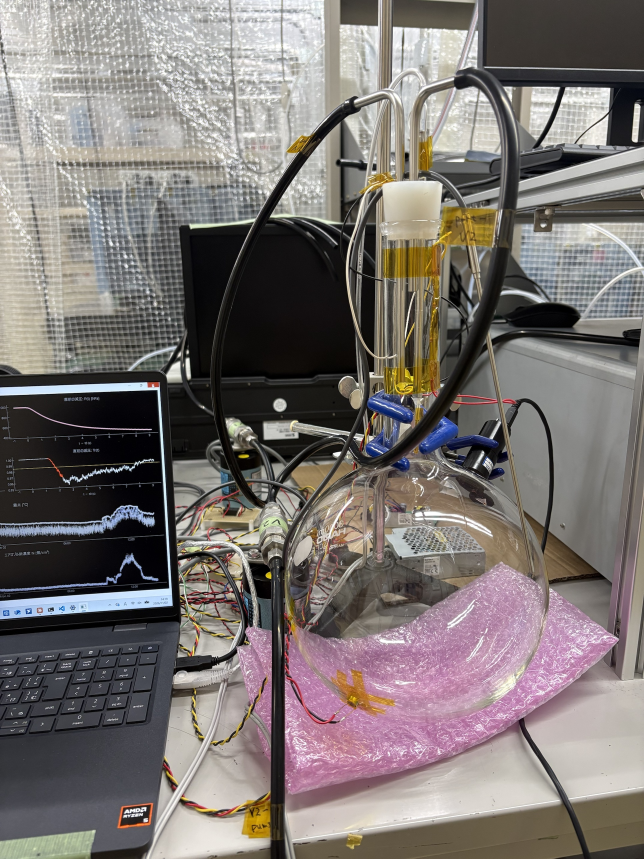
#> input picture Paper/JAerosolSci/figures/photo_instrument_src.jpg, 1932 x 2576 px (shown at 1/3 size)
$ python paper_fig_instrument.py
#> lines starting #> are read from the running program, lines starting #| are printed output that depends on the picture
### Python/paper_style.py
# -*- coding: utf-8 -*-
"""Common style of the paper figures (Elsevier artwork rules, Journal of Aerosol Science).

Widths 90 mm (single column), 140 mm (1.5 column), 190 mm (double column). Vector PDF with the
fonts embedded (TrueType, Arial); dense point clouds are rasterised inside the PDF at RASTER_DPI
(>= 500 dpi for combination art). Text 8 pt, ticks 7 pt (nothing smaller). A PNG preview is
written next to the PDF.
"""
import os

import matplotlib.pyplot as plt

HERE = os.path.dirname(os.path.abspath(__file__))
DATA = os.path.join(HERE, os.pardir, "data")
FIG_DIR = os.path.join(HERE, os.pardir, "Paper", "JAerosolSci", "figures")
MM = 1 / 25.4  # [inch]
SINGLE, ONE_HALF, DOUBLE = 90 * MM, 140 * MM, 190 * MM
RASTER_DPI = 600

INK, INK2, GRID, SURFACE = "#0b0b0b", "#52514e", "#e4e3df", "#fcfcfb"
REF = "#9a9994"  # reference instrument (CPC, hygrometer)
DAY_COLORS = ("#2a78d6", "#eb6834", "#1baf7a")  # categorical slots 1-3, fixed order
DAY_MARKERS = ("o", "s", "^")


def apply():
    plt.rcParams.update({
        "font.family": "Arial", "font.size": 8, "axes.labelsize": 8, "legend.fontsize": 7,
        "xtick.labelsize": 7, "ytick.labelsize": 7, "mathtext.default": "regular",
        "pdf.fonttype": 42, "ps.fonttype": 42,
        "axes.edgecolor": INK2, "axes.labelcolor": INK, "xtick.color": INK2, "ytick.color": INK2,
        "axes.linewidth": 0.6, "xtick.major.width": 0.6, "ytick.major.width": 0.6,
        "xtick.minor.width": 0.4, "ytick.minor.width": 0.4, "lines.linewidth": 1.0})


# [5 lines left out: function tidy, not called in this run]


def panel(ax, label, x=-0.12, y=1.02):
    ax.text(x, y, f"({label})", transform=ax.transAxes, fontweight="bold", va="bottom", fontsize=8)


def save(fig, name):
    os.makedirs(FIG_DIR, exist_ok=True)
    fig.savefig(os.path.join(FIG_DIR, f"{name}.pdf"), dpi=RASTER_DPI)
    fig.savefig(os.path.join(FIG_DIR, f"{name}.png"), dpi=300)
    print(f"saved {os.path.abspath(os.path.join(FIG_DIR, name))}.pdf/.png")

### Python/paper_fig_instrument.py
# -*- coding: utf-8 -*-
"""Paper figure: the instrument. (a) photograph, (b) schematic of the air paths, optics and signals.

The photograph (Paper/JAerosolSci/figures/photo_instrument_src.jpg, taken by the author) is re-saved
without its metadata (EXIF) and placed next to a schematic drawn here.

Usage: python paper_fig_instrument.py  -> Paper/JAerosolSci/figures/fig_instrument.{pdf,png}
"""
import os

import matplotlib.pyplot as plt
import numpy as np
from matplotlib.patches import Circle, FancyArrowPatch, FancyBboxPatch, Rectangle
from PIL import Image

import paper_style as ps
from paper_style import FIG_DIR, INK, INK2

SRC = os.path.join(FIG_DIR, "photo_instrument_src.jpg")
PHOTO = os.path.join(FIG_DIR, "photo_instrument.jpg")
AIR, LIGHT, SIG = "#2a78d6", "#e34948", INK2
CTRL_LS = ":"  # line style of the valve control (signals are dashed)


def photo():
    """Photograph without metadata, cropped to the apparatus and scaled for 300 dpi at its size."""
    img = Image.open(SRC).convert("RGB")
#> img is the input picture: PIL image 1932x2576 RGB; mean R, G, B 123.1, 116.5, 114.2
    w, h = img.size
#> w = 1932; h = 2576
    img = img.crop((int(0.2 * w), int(0.02 * h), w, int(0.95 * h)))
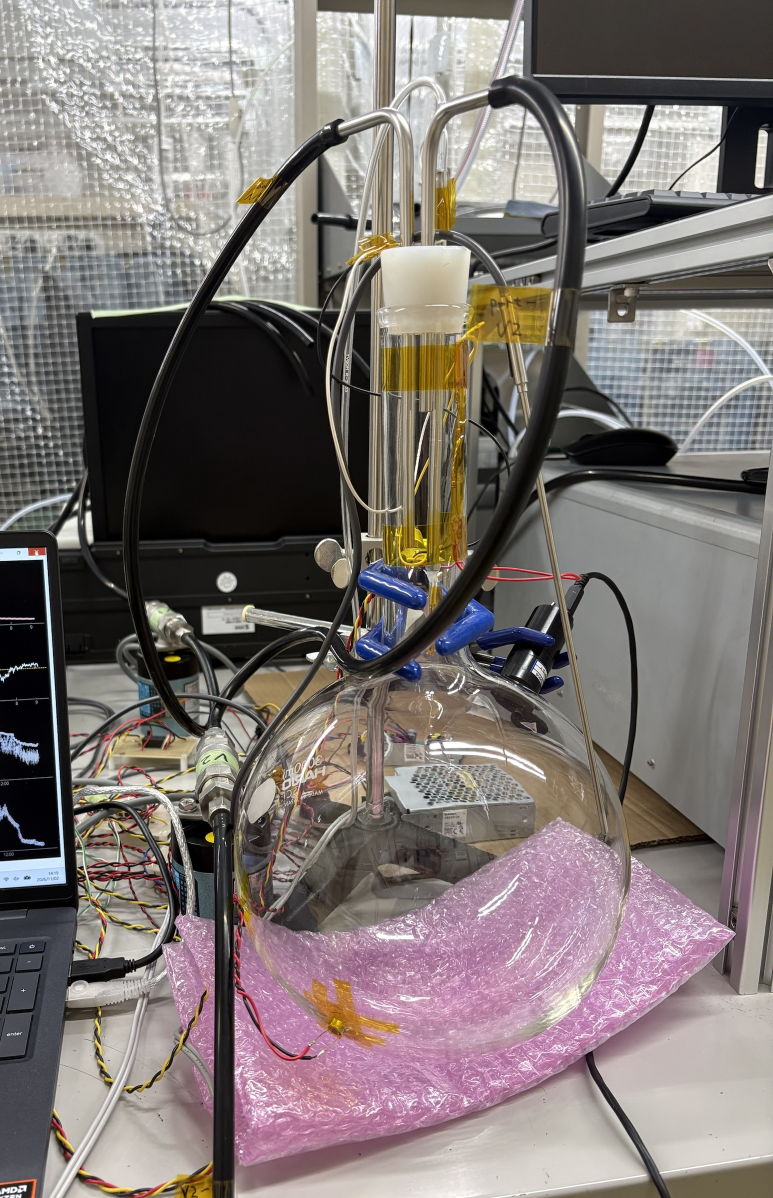
#> img: PIL image 1546x2396 RGB (shown at 1/2 size); mean R, G, B 126, 117.6, 115.5
    img.thumbnail((1200, 1600))
#> img: PIL image 1032x1600 RGB
    img.save(PHOTO, quality=92)  # no exif argument: metadata dropped
    return np.asarray(img)


def box(ax, x, y, w, h, text, fc="white", ec=INK, fs=6.5):
    # no padding, so the drawn border is the given rectangle; drawn above the lines, so a line that
    # ends on the border never shows inside the box
    ax.add_patch(FancyBboxPatch((x, y), w, h, boxstyle="round,pad=0,rounding_size=0.012", fc=fc, ec=ec,
                                lw=0.7, zorder=3))
    ax.text(x + w / 2, y + h / 2, text, ha="center", va="center", fontsize=fs, color=INK, zorder=4)


def arrow(ax, xy0, xy1, color, lw=1.2, style="-|>", ls="-"):
    ax.add_patch(FancyArrowPatch(xy0, xy1, arrowstyle=style, mutation_scale=7, color=color, lw=lw, ls=ls,
                                 shrinkA=0, shrinkB=0))


def line(ax, pts, color, lw=1.2, ls="-"):
    p = np.array(pts)
    ax.plot(p[:, 0], p[:, 1], color=color, lw=lw, ls=ls, solid_capstyle="round")


def schematic(ax):
    ax.set_xlim(-0.05, 1.10)
    ax.set_ylim(-0.01, 1.08)
    ax.set_aspect("equal")
    ax.axis("off")
    cx, cy, r = 0.50, 0.42, 0.20
    xi, xt, xp, xe = cx - 0.045, cx - 0.015, cx + 0.015, cx + 0.045  # inlet, thermistor, pressure, exhaust
    top = cy + r + 0.20  # top of the stopper
    y_air = 0.90  # height of the valve line
    x_v2c, x_pd, x_ps, x_th = 0.75, 0.80, 0.835, 0.865  # vertical signal lines (left of the pump)
    # flask, neck and stopper
    ax.add_patch(Circle((cx, cy), r, fc="#f4f8fd", ec=INK, lw=1.0))
    ax.add_patch(Rectangle((cx - 0.065, cy + r - 0.01), 0.13, 0.16, fc="#f4f8fd", ec=INK, lw=1.0))
    ax.add_patch(Rectangle((cx - 0.075, cy + r + 0.15), 0.15, 0.05, fc="#dcdad3", ec=INK, lw=0.8))
    ax.text(cx, cy - r + 0.04, "Flask", ha="center", fontsize=6.5)
    # room-air inlets of the chamber, the CPC and the hygrometer, side by side at one place
    x_in = 0.0  # tube openings
    y_ch, y_hyg, y_cpc = 0.86, 0.825, 0.79
    ax.text(-0.045, y_ch + 0.03, "Room air", fontsize=6.5, ha="left")
    for y in (y_ch, y_cpc, y_hyg):
        arrow(ax, (-0.045, y), (x_in - 0.008, y), AIR, lw=0.7)
    # chamber inlet path: -> V1 -> long tube into the flask
    line(ax, [(x_in, y_ch), (0.12, y_ch), (0.12, y_air), (0.19, y_air)], AIR)
    box(ax, 0.19, y_air - 0.03, 0.12, 0.06, "Valve 1")
    line(ax, [(0.31, y_air), (xi, y_air), (xi, cy + r - 0.005)], AIR)  # inlet ends near the end of the neck
    # flow direction, once at each tube opening inside the flask (thin, clear of the tubes)
    arrow(ax, (xi, cy + r - 0.015), (xi, cy + r - 0.07), AIR, lw=0.7)
    arrow(ax, (xe, cy + r + 0.005), (xe, cy + r + 0.07), AIR, lw=0.7)
    # exhaust path: short tube -> V2 -> vacuum pump -> exhaust
    line(ax, [(xe, cy + r + 0.085), (xe, y_air), (0.66, y_air)], AIR)  # outlet ends higher in the neck
    box(ax, 0.66, y_air - 0.03, 0.12, 0.06, "Valve 2")
    line(ax, [(0.78, y_air), (0.90, y_air)], AIR)
    box(ax, 0.90, y_air - 0.045, 0.19, 0.09, "Vacuum\npump", fs=6.5)
    line(ax, [(0.995, y_air - 0.045), (0.995, 0.74)], AIR)
    arrow(ax, (0.995, 0.732), (0.995, 0.675), AIR, lw=0.7)  # past the open end, clear of the tube
    ax.text(1.005, 0.70, "Exhaust", fontsize=6, ha="left", va="center")
    # pressure port (stub through the stopper, tubing to the sensor)
    line(ax, [(xp, cy + r + 0.13), (xp, 1.00), (0.58, 1.00)], INK2, lw=0.9)
    box(ax, 0.58, 0.975, 0.205, 0.05, "Pressure sensor", fs=6)
    line(ax, [(0.785, 1.00), (x_ps, 1.00), (x_ps, 0.22)], SIG, lw=0.8, ls="--")
    # thermistor: thin-film element on the tip of its own tube; wires leave at the top
    line(ax, [(xt, cy + 0.08), (xt, top + 0.02)], "#9a9994", lw=1.4)
    ax.add_patch(Rectangle((xt - 0.006, cy + 0.035), 0.012, 0.045, fc="#d9a441", ec=INK, lw=0.5))
    ax.text(xt + 0.02, cy + 0.055, "Thermistor", fontsize=6, va="center")
    line(ax, [(xt, top + 0.02), (xt, 1.05), (x_th, 1.05), (x_th, 0.22)], SIG, lw=0.8, ls="--")
    # optics: laser -> centre -> photodiode
    box(ax, 0.03, cy - 0.03, 0.17, 0.06, "Laser", fs=6.5)
    line(ax, [(0.20, cy), (cx + r, cy)], LIGHT, lw=1.0)
    arrow(ax, (0.33, cy), (0.39, cy), LIGHT, lw=1.0)
    ax.add_patch(Rectangle((cx + r, cy - 0.025), 0.018, 0.05, fc=INK, ec=INK))
    ax.text(cx + r - 0.012, cy - 0.025, "Photodiode", fontsize=6, va="top", ha="right")
    line(ax, [(cx + r + 0.018, cy), (x_pd, cy), (x_pd, 0.22)], SIG, lw=0.8, ls="--")
    # acquisition and control
    box(ax, 0.73, 0.15, 0.27, 0.07, "DAQ device", fs=6.5)
    box(ax, 0.73, 0.01, 0.27, 0.08, "Computer", fs=6.5)
    line(ax, [(0.865, 0.15), (0.865, 0.09)], SIG, lw=0.8, ls="--")
    ax.text(0.875, 0.12, "USB", fontsize=6, color=INK2, va="center")
    ax.text(x_th + 0.01, 0.27, "Signals", fontsize=6, color=INK2)
    line(ax, [(0.73, 0.185), (0.265, 0.185), (0.265, y_air - 0.03)], SIG, lw=0.9, ls=CTRL_LS)
    line(ax, [(x_v2c, 0.22), (x_v2c, y_air - 0.03)], SIG, lw=0.9, ls=CTRL_LS)
    ax.text(0.30, 0.15, "Valve control", fontsize=6, color=INK2)
    # reference instruments side by side, each with its own inlet tube (one bend, entering from the top)
    y_box = 0.62
    for y_open, x0, w, name in ((y_cpc, 0.0, 0.08, "CPC"), (y_hyg, 0.095, 0.135, "Hygrometer")):
        box(ax, x0, y_box, w, 0.07, name, fc="#f3f2ee", fs=5.8)
        xc = x0 + w / 2
        line(ax, [(x_in, y_open), (xc, y_open), (xc, y_box + 0.07)], AIR)
    ax.legend(handles=[plt.Line2D([], [], color=AIR, lw=1.2, label="Air"),
                       plt.Line2D([], [], color=SIG, lw=0.8, ls="--", label="Signals"),
                       plt.Line2D([], [], color=SIG, lw=0.9, ls=CTRL_LS, label="Control")],
              loc="lower left", bbox_to_anchor=(0.0, 0.0), frameon=False, fontsize=6, handlelength=1.6)


def main():
    ps.apply()
    img = photo()
    fig = plt.figure(figsize=(ps.DOUBLE, 100 * ps.MM))
    ax_p = fig.add_axes([0.0, 0.02, 0.36, 0.93])
    ax_p.imshow(img)
    ax_p.axis("off")
    ps.panel(ax_p, "a", x=0.0, y=1.0)
    ax_s = fig.add_axes([0.38, 0.0, 0.62, 0.97])
    schematic(ax_s)
    ps.panel(ax_s, "b", x=0.02, y=0.98)
    ps.save(fig, "fig_instrument")
#> in save, `fig.savefig(os.path.join(FIG_DIR, f"{name}.pdf"), dpi=RASTER_DPI)`:
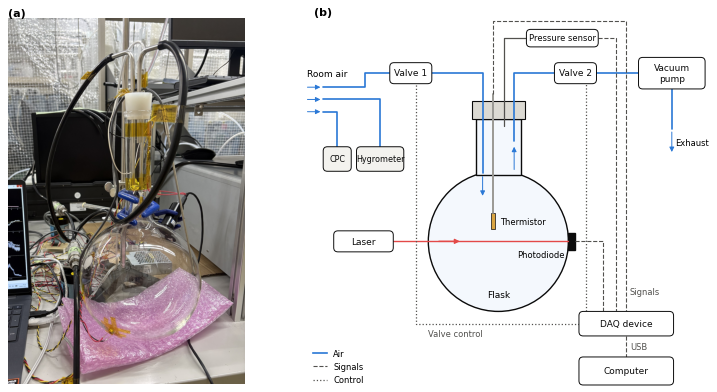
#> figure drawn by matplotlib, 2 panels


if __name__ == "__main__":
    main()
